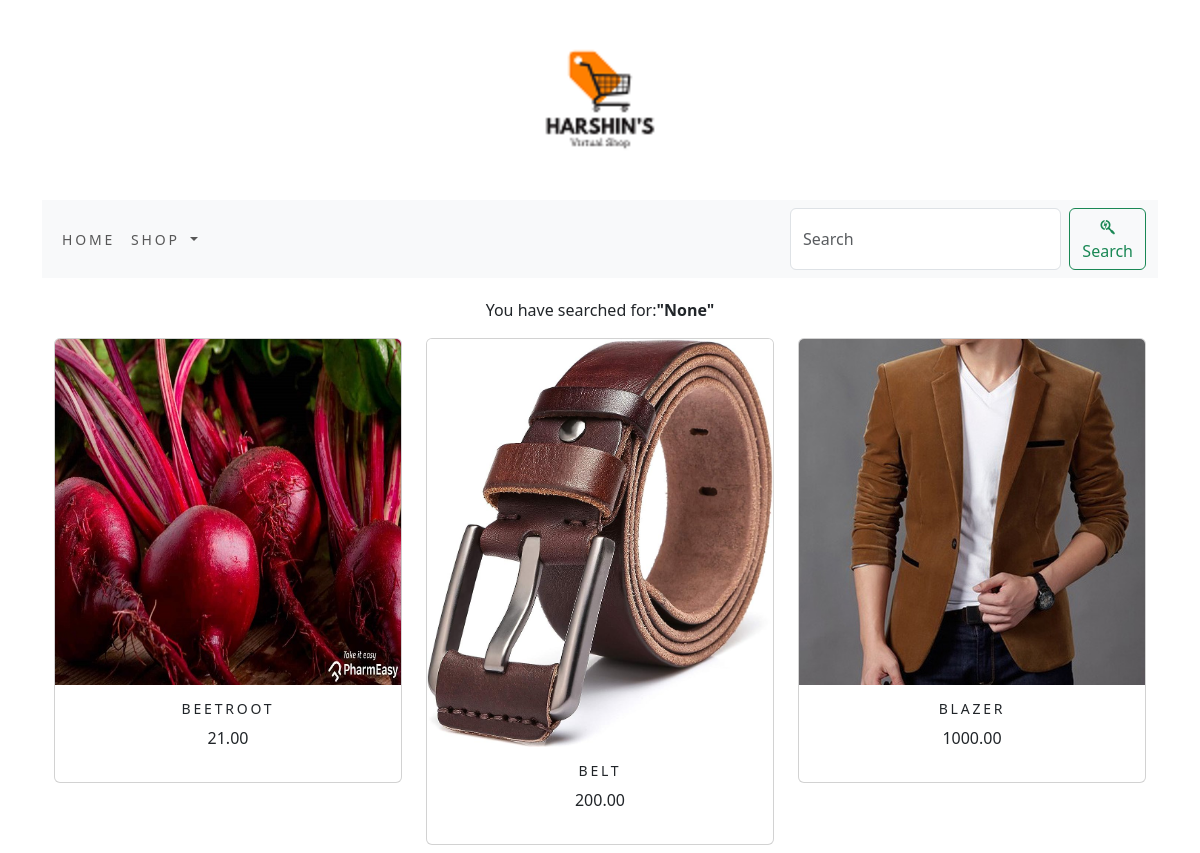
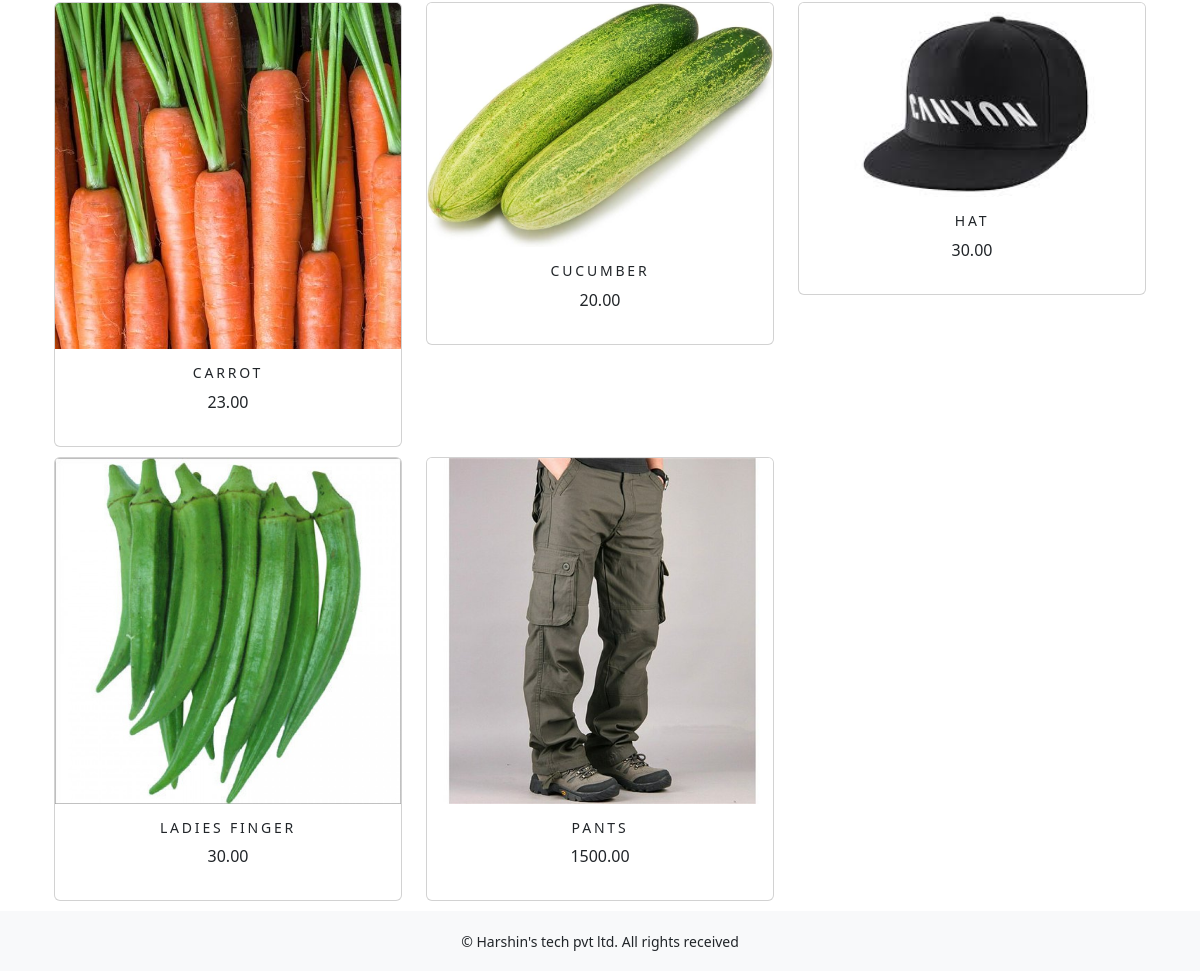
/search_app/, run on the app's committed database (2 pictures, top to bottom).
### shop/models.py (models this page shows, shortened)
class Product(models.Model):
    name=models.CharField(max_length=250,unique=True)
    slug=models.SlugField(max_length=250,unique=True)
    description=models.TextField(blank=True)
    price=models.DecimalField(max_digits=10,decimal_places=2)
    category=models.ForeignKey(Category,on_delete=models.CASCADE)
    image=models.ImageField(upload_to='product',blank=True)
    stock=models.IntegerField()
    available=models.BooleanField(default=True)
    created=models.DateTimeField(auto_now_add=True)
    updated=models.DateTimeField(auto_now=True)
    def get_url(self):
        return reverse('shop:prodCatdetail',args=[self.category.slug,self.slug])
    class Meta:
        ordering=('name',)
        verbose_name='product'
        verbose_name_plural='products'

### search_app/views.py (the view)
# urls.py: path('', views.SearchResult, name='SearchResult'),
def SearchResult(request):
    products=None
    query=None
    if 'q' in request.GET:
        query=request.GET.get('q')
        products=Product.objects.all().filter(Q(name__contains=query) | Q(description__contains=query))
    else:
        products=Product.objects.all()
    return render(request,'search.html',{'query':query,'products':products})

### cart/context_processors.py (called while the page is built)
def counter(request):
    item_count=0
    if 'admin' in request.path:
        return {}
    else:
        try:
            cart=Cart.objects.filter(cart_id=_cart_id(request))
            cart_items=CartItem.objects.all().filter(cart=cart[:1])
            for cart_item in cart_items:
                item_count += cart_item.quantity
        except Cart.DoesNotExist:
            item_count=0
    return dict(item_count=item_count)

### cart/views.py (called while the page is built)
def _cart_id(request):
    cart=request.session.session_key
    if not cart:
        cart=request.session.create()
    return cart

### shop/context_processors.py (called while the page is built)
def menu_links(request):
    links=Category.objects.all()
    return dict(links=links)

### shop/models.py (called while the page is built)
    def get_url(self):
        return reverse('shop:products_by_category',args=[self.slug])

### templates/search.html (shortened to what this page needs)
{% extends 'base.html' %}
{% load static %}
{% block content %}
<div>
    <p class="text-center my_search_text">You have searched for:<b>"{{query}}"</b></p>
   </div>
<div class="container">
    <div class="row max_auto">
        {% for product in products %}
        <div class="my_bottom_margin col-9 col-sm-12 col-md-4 xol-lg-4">
            <div class="card text-center" style="min-width:18rem;">
                <a href="{{product.get_url}}"><img class="card-img-top my_image" src="{{product.image.url}}" alt="{{product.name}}"></a>
                <div class="card-body">
                    <h4>{{product.name}}</h4>
                    <p>{{product.price}}</p>
                </div>
            </div>
        </div>
        {% empty %}
        <div class="row mx-auto ">
            <p class="text-center my_search_text">0 results found</p>
        </div>
        {% endfor %}
    </div>
</div>
{% endblock %}

### static/css/custom.css (style rules this page uses)
body { @import url('https://fonts.googleapis.com/css2?family=Open+Sans&display=swap'); font-family: 'Open Sans', sans-serif; }
.my_image { width:100%; height:auto; }
.my_bottom_margin { margin-bottom:10px; }
.card-body h4 { font-size:14px; text-transform:uppercase; letter-spacing:.2em; }
.my_search_text { padding-top:20px; }

### data on the page
Product: image (picture), name "BEETROOT", price "21.00"
Product: image (picture), name "BELT", price "200.00"
Product: image (picture), name "BLAZER", price "1000.00"
Product: image (picture), name "CARROT", price "23.00"
Product: image (picture), name "CUCUMBER", price "20.00"
Product: image (picture), name "HAT", price "30.00"
Product: image (picture), name "LADIES FINGER", price "30.00"
Product: image (picture), name "PANTS", price "1500.00"

### other printed values
{{ query }} "None"
